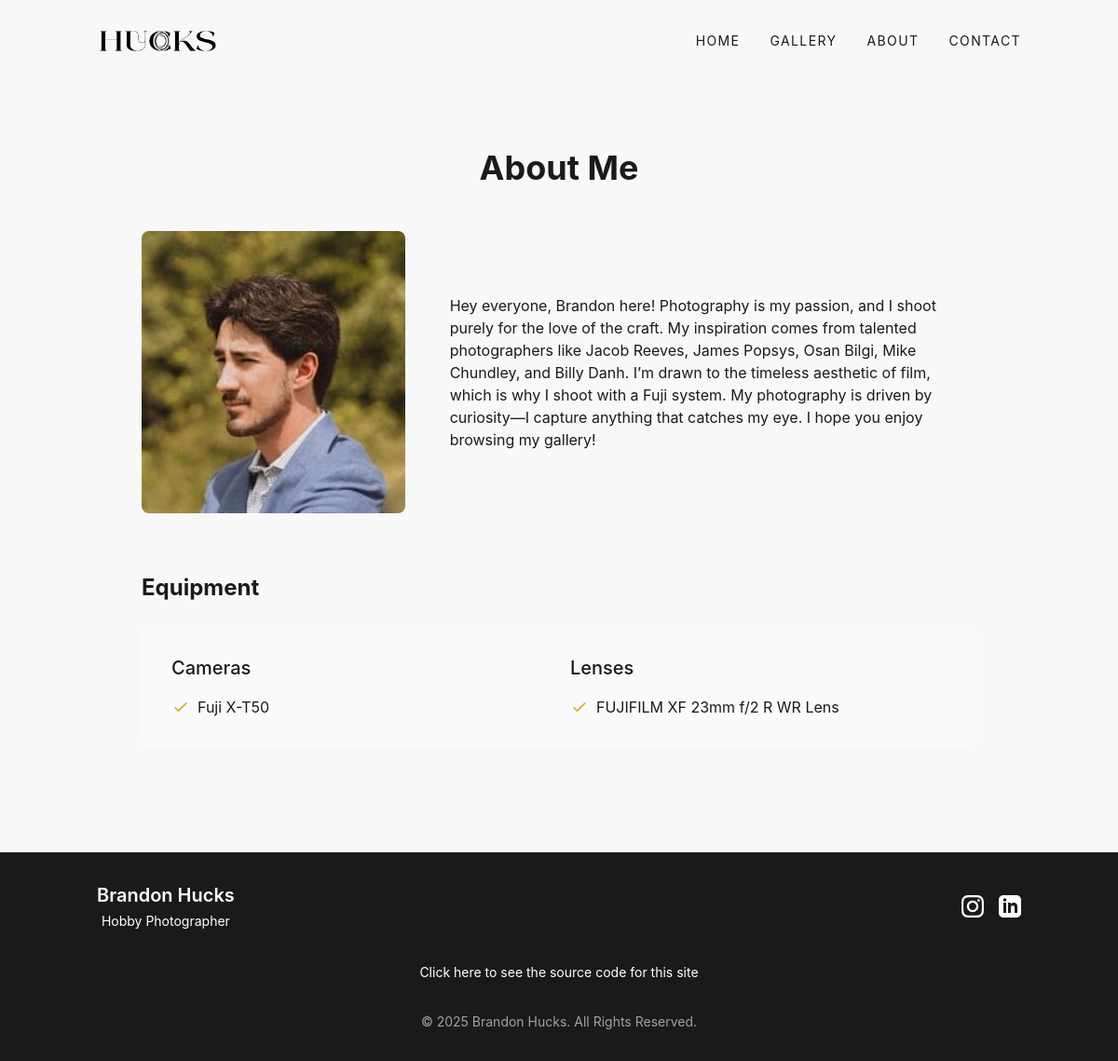
Page /about/ on the earlier database version.
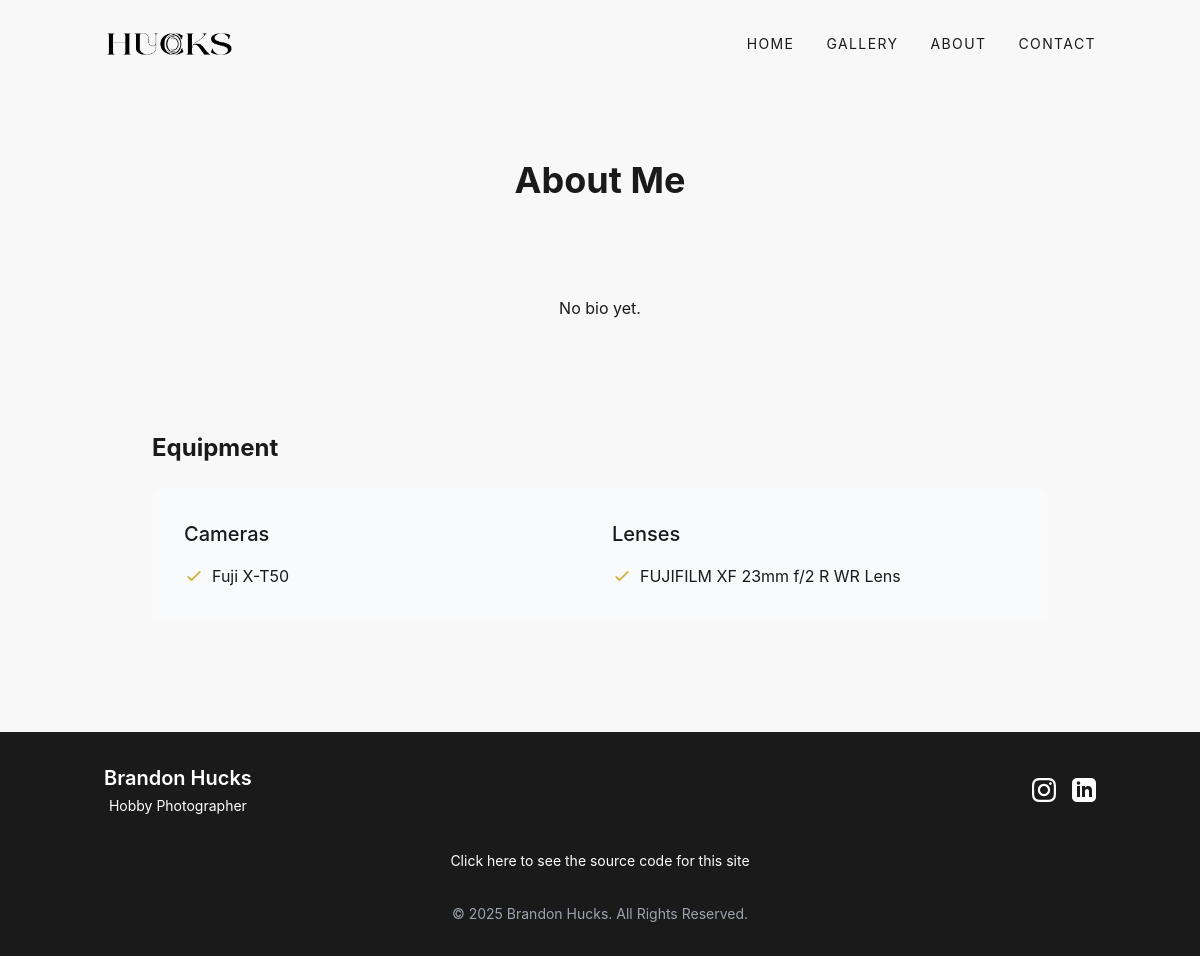
Same page on the later database version.
### portfolio/models.py (models this page shows, shortened)
class About(models.Model):
    profile_image = models.ImageField(upload_to='about/', blank=True)
    bio = models.TextField()
    class Meta:
        verbose_name_plural = "About"

### portfolio/views.py (the view)
# urls.py: path('about/', views.AboutView.as_view(), name='about'),
class AboutView(TemplateView):
    template_name = 'portfolio/about.html'
    def get_context_data(self, **kwargs):
        context = super().get_context_data(**kwargs)
        context['about'] = About.objects.first()
        return context

### portfolio/templates/portfolio/about.html (shortened to what this page needs)
{% extends 'portfolio/base.html' %}
{% block content %}
<div class="container mx-auto px-4">
    <div class="py-16 max-w-4xl mx-auto">
        <h1 class="text-4xl font-bold mb-12 text-center">About Me</h1>
        {% if about %}
        <div class="flex flex-col md:flex-row gap-12 items-center">
            {% if about.profile_image %}
            <div class="md:w-1/3">
                <div class="rounded-lg overflow-hidden">
                    <img src="{{ about.profile_image.url }}" alt="Profile" class="w-full h-auto">
                </div>
            </div>
            {% endif %}
            <div class="{% if about.profile_image %}md:w-2/3{% endif %}">
                <div class="prose prose-lg max-w-none">
                    {{ about.bio|linebreaks }}
                </div>
            </div>
        </div>
        {% else %}
        <div class="text-center py-12">
            <p>No bio yet.</p>
        </div>
        {% endif %}
        <div class="mt-16">
            <h2 class="text-2xl font-bold mb-6">Equipment</h2>
            <div class="bg-gray-50 p-8 rounded-lg">
                <div class="grid grid-cols-1 md:grid-cols-2 gap-6">
                    <div>
                        <h3 class="text-xl font-medium mb-4">Cameras</h3>
                        <ul class="space-y-2">
                            <li class="flex items-start">
                                <svg xmlns="http://www.w3.org/2000/svg" class="h-5 w-5 mr-2 text-photo-accent mt-0.5" fill="none" viewBox="0 0 24 24" stroke="currentColor">
                                    <path stroke-linecap="round" stroke-linejoin="round" stroke-width="2" d="M5 13l4 4L19 7" />
                                </svg>
                                <span>Fuji X-T50</span>
                            </li>
                        </ul>
                    </div>
                    <div>
                        <h3 class="text-xl font-medium mb-4">Lenses</h3>
                        <ul class="space-y-2">
                            <li class="flex items-start">
                                <svg xmlns="http://www.w3.org/2000/svg" class="h-5 w-5 mr-2 text-photo-accent mt-0.5" fill="none" viewBox="0 0 24 24" stroke="currentColor">
                                    <path stroke-linecap="round" stroke-linejoin="round" stroke-width="2" d="M5 13l4 4L19 7" />
                                </svg>
                                <span>FUJIFILM XF 23mm f/2 R WR Lens</span>
                            </li>
                        </ul>
                    </div>
                </div>
            </div>
        </div>
    </div>
</div>
{% endblock %}

Differences in the rows shown:
removed About: profile_image (picture), bio "Hey everyone, Brandon here! Photography is my passion, and I shoot purely for the love of the craft. My inspiration comes from talented photographers like Jacob Reeves, James Popsys, Osan Bilgi, Mike Chundley, and Billy Danh. I’m drawn to the timeless aesthetic of film, which is why I shoot with a Fuji system. My photography is driven by curiosity—I capture anything that catches my eye. I hope you enjoy browsing my gallery!"
Other differences:
text now shown: "No bio yet."
